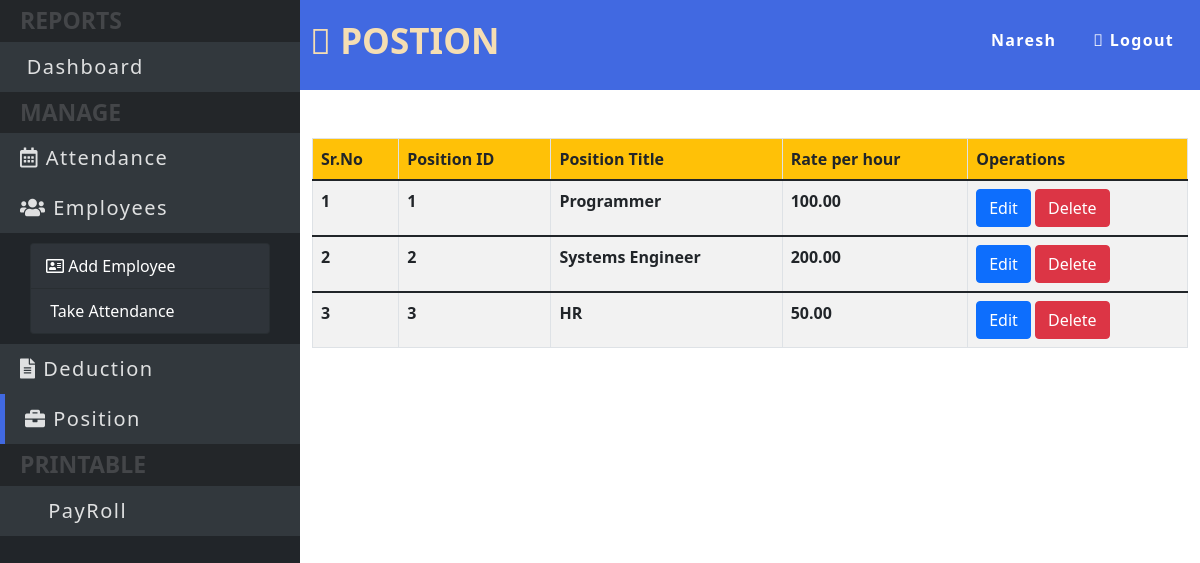
Screenshot of /admin/position.php (signed in) with the database file from the repository.
### tables this page shows
CREATE TABLE `position` (
  `pos_id` int(11) NOT NULL,
  `pos_title` varchar(25) NOT NULL,
  `pos_rate_per_hour` double(10,2) DEFAULT NULL
);

### admin/position.php (the view, shortened to what this page needs)
<!doctype html>
<html lang="en">
<?php
include "./conn.php";
if (empty($_SESSION["Uname"])) {
    $SessionBol = false;
    header("location: http://localhost/PayRoll_Management_system/index.html");
} else {
    $SessionBol = true;
}
?>
<head>
    <link rel="stylesheet" href="https://pro.fontawesome.com/releases/v5.10.0/css/all.css" />
    <link href="https://cdn.jsdelivr.net/npm/bootstrap@5.1.1/dist/css/bootstrap.min.css" rel="stylesheet">
    <link rel="stylesheet" href="./css/style.css">
</head>
<body>
    <div class="container-fluid " style="height: 100vh;">
        <div class="row side-menu" style="height: 100vh;">
            <div class="col-3 bg-dark p-0">
                <h1 class="link-heding">reports</h1>
                <a class="link-heding2" href="./index.php"><i class="fad fa-tachometer-alt-slowest"></i> Dashboard</a>                <h1 class="link-heding">manage</h1>
                <a class="link-heding2 text-decoration-none " href="./attendance.php"><i class="far fa-calendar-alt"></i> attendance</a>
                <a class="link-heding2 text-decoration-none " href="./Employees.php"><i class="fas fa-users"></i> Employees</a>
                <ul class="list-group">
                    <li class="list-group-item"><a href="./addEmp.php" class="alinks"><i class="far fa-address-card"> </i> Add Employee</a></li>
                    <li class="list-group-item"><a href="./TakeAttendance.php" class="alinks"><i class="fal fa-clipboard-user"></i> Take Attendance</a></li>
                </ul>
                <a class="link-heding2 text-decoration-none " href="./deduction.php"><i class="fas fa-file-alt"></i> deduction</a>
                <a class="link-heding2 text-decoration-none active" href="./position.php"><i class="fas fa-briefcase"></i> position</a>
                <h1 class="link-heding">Printable</h1>
                <a class="link-heding2 text-decoration-none " href="./payroll.php"><i class="far fa-paste"></i> PayRoll</a>
            </div>
            <div class="col-9 ">
                <div class="row">
                    <div class="col-12 TableName-box d-flex justify-content-between">
                        <h1 class="TableName" id="TableName"><i class="fad fa-table"></i> Postion</h1>
                        <ul class="nav justify-content-end subNavbars">
                            <li class="nav-item">
                                <a class="nav-link " href=""><?php
                                 if ($SessionBol == TRUE) {
                                                                    echo $_SESSION["Uname"];
                                                                }else{
                                                                    echo "";
                                                                } ?></a>
                            </li>
                            <li class="nav-item">
                                <a class="nav-link active" href="../logout.php"><i class="fad fa-sign-out-alt"></i> Logout</a>
                            </li>
                        </ul>
                    </div>
                    <div class="col-12 pt-5">
                    <table class="table table-bordered table-striped">
                            <thead>
                                <tr class="bg-warning">
                                    <th scope="col hed">Sr.No</th>
                                    <th  scope="col hed">Position ID</th>
                                    <th scope="col hed">Position Title</th>
                                    <th scope="col hed">Rate per hour</th>
                                    <th scope="col hed">Operations</th>
                                </tr>
                            </thead>
                            <?php
                            $Empl_Table_Query = "SELECT * FROM position";
                            $result = $conn->query($Empl_Table_Query);
                            $count = 1;
                            ?>
                            <?php
                            if ($result->num_rows > 0) {
                                while ($row = $result->fetch_assoc()) {
                            ?>
                                    <tbody>
                                        <tr>
                                            <th scope="row"><?php echo $count++; ?></th>
                                            <td><?php echo $row["pos_id"]  ?></td>
                                            <td><?php echo $row["pos_title"]  ?></td>
                                            <td><?php echo $row["pos_rate_per_hour"]  ?></td>
                                            <td><button type="button" class="btn btn-primary">Edit</button>
                                            <button type="button" class="btn btn-danger">Delete</button></td>
                                        </tr>
                                    </tbody>
                            <?php
                                }
                            } else {
                                echo "0 results";
                            }
                            ?>
                        </table>
                    </div>
                </div>
            </div>
        </div>
    </div>
</body>
</html>

### admin/css/style.css (style rules this page uses)
* { transition: .01s ease-in; }
.list-group { margin: 10px 15px; }
td { font-weight: bold; }
.list-group-item { padding: 10px 15px; margin: 0 15px; background-color: #32383dde; color: antiquewhite; cursor: pointer; }
.link-heding { color: #444649; text-transform: uppercase; font-size: 23px; font-weight: bolder; background-color: #242729e8; padding: 7px 20px; margin-bottom: 0; cursor: pointer; }
a { width: 100%; display: block; text-decoration: none; }
.alinks { width: 100%; display: block; text-decoration: none; color: white; }
.link-heding2 { color: rgba(255, 255, 255, 0.849); text-transform: capitalize; font-size: 20px; letter-spacing: 1.5px; background-color: #32383dfb; padding: 10px 20px; margin: 0; cursor: pointer; text-decoration: none; }
a.active { border-left: 5px solid royalblue; }
.side-menu { display: flex; }
ul.subNavbars li a { color: white; font-weight: bold; letter-spacing: 1.3px; }
.TableName-box { padding: 20px 10px; background-color: royalblue; width: 100%; }
#TableName.TableName { text-transform: uppercase; font-size: 35px; color: wheat; font-weight: bold; }

### rows the page displays
position: pos_id "1", pos_title "Programmer", pos_rate_per_hour "100.00"
position: pos_id "2", pos_title "Systems Engineer", pos_rate_per_hour "200.00"
position: pos_id "3", pos_title "HR", pos_rate_per_hour "50.00"

### other values shown
$_SESSION["Uname"] "Naresh"
